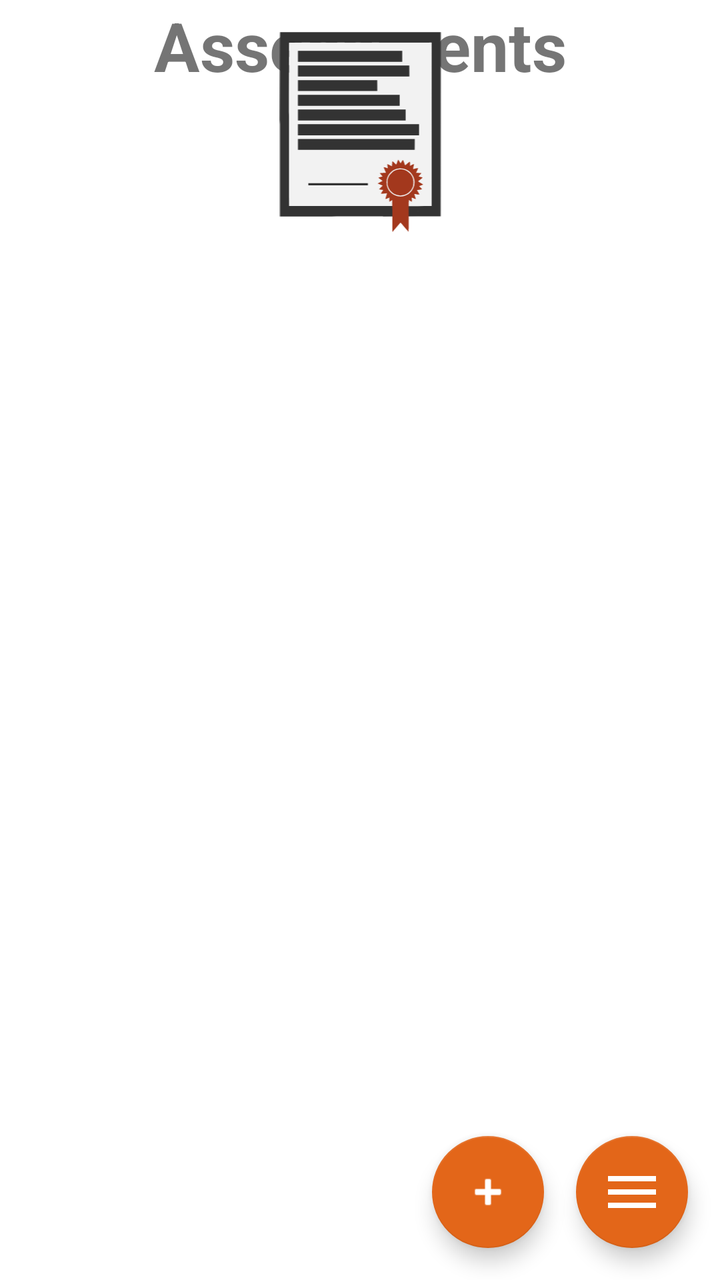
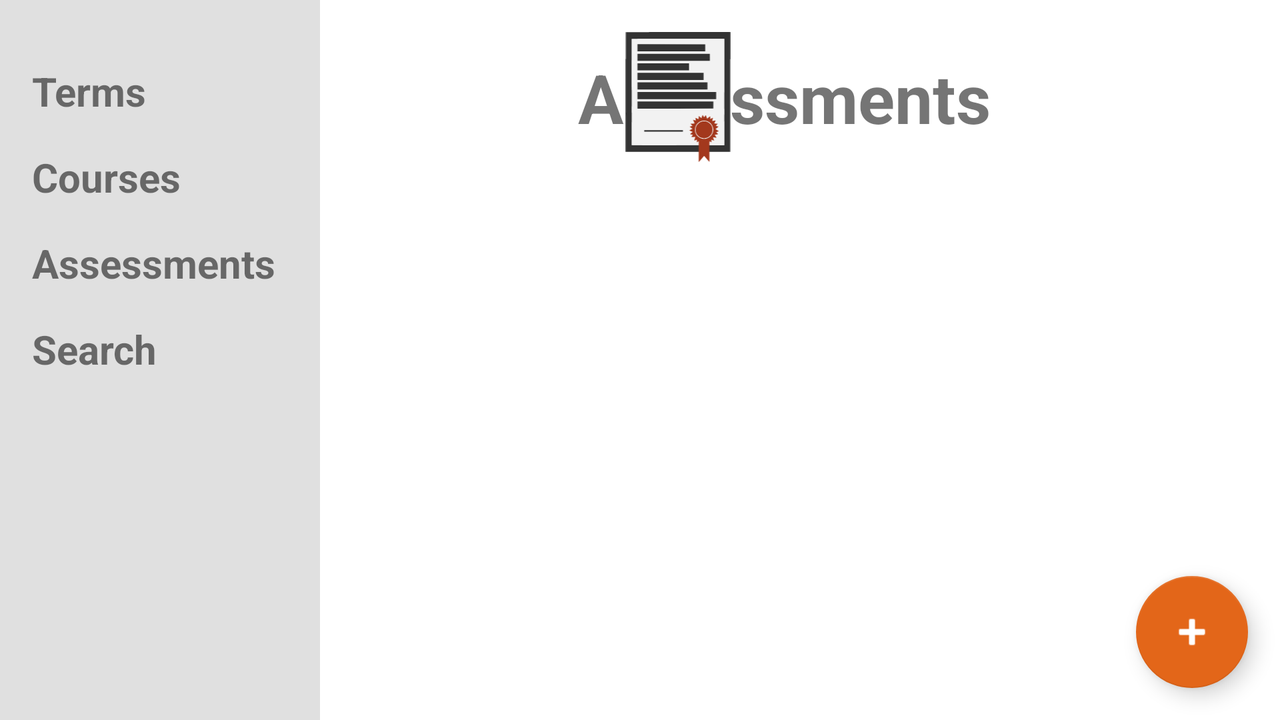

One screen, two layout resources from the same app: the default and the repository's alternative for another configuration. Each is rendered where Android would select it; the XML of both is given below.
<!-- AndroidManifest.xml: application theme Theme.AcademicOrganizer -->
<!-- res/layout/assessments.xml -->
<?xml version="1.0" encoding="utf-8"?>
<androidx.constraintlayout.widget.ConstraintLayout xmlns:android="http://schemas.android.com/apk/res/android"
    xmlns:app="http://schemas.android.com/apk/res-auto"
    xmlns:tools="http://schemas.android.com/tools"
    android:layout_width="match_parent"
    android:layout_height="match_parent">

    <TextView
        android:id="@+id/termTitle"
        android:layout_width="wrap_content"
        android:layout_height="wrap_content"
        android:text="Assessments"
        android:textSize="34sp"
        android:textStyle="bold"
        app:layout_constraintEnd_toEndOf="parent"
        app:layout_constraintStart_toStartOf="parent"
        tools:layout_editor_absoluteY="116dp" />

    <LinearLayout
        android:id="@+id/listView"
        android:layout_width="0dp"
        android:layout_height="0dp"
        android:layout_marginStart="16dp"
        android:layout_marginTop="16dp"
        android:layout_marginEnd="16dp"
        android:orientation="vertical"
        app:layout_constraintBottom_toBottomOf="parent"
        app:layout_constraintEnd_toEndOf="parent"
        app:layout_constraintStart_toStartOf="parent"
        app:layout_constraintTop_toBottomOf="@+id/termTitle"></LinearLayout>

    <com.google.android.material.floatingactionbutton.FloatingActionButton
        android:id="@+id/addBtn"
        android:layout_width="wrap_content"
        android:layout_height="wrap_content"
        android:layout_marginEnd="16dp"
        android:layout_marginBottom="16dp"
        android:clickable="true"
        app:layout_constraintBottom_toBottomOf="parent"
        app:layout_constraintEnd_toStartOf="@+id/menuBtn"
        app:srcCompat="@android:drawable/ic_input_add" />

    <com.google.android.material.floatingactionbutton.FloatingActionButton
        android:id="@+id/menuBtn"
        android:layout_width="wrap_content"
        android:layout_height="wrap_content"
        android:layout_marginEnd="16dp"
        android:layout_marginBottom="16dp"
        android:clickable="true"
        app:layout_constraintBottom_toBottomOf="parent"
        app:layout_constraintEnd_toEndOf="parent"
        app:srcCompat="@drawable/ic_menu_hamburger" />

    <ImageView
        android:id="@+id/imageView3"
        android:layout_width="wrap_content"
        android:layout_height="100dp"
        android:layout_marginStart="16dp"
        android:layout_marginTop="16dp"
        android:layout_marginEnd="16dp"
        app:layout_constraintEnd_toEndOf="parent"
        app:layout_constraintStart_toStartOf="parent"
        app:layout_constraintTop_toTopOf="parent"
        app:srcCompat="@drawable/ic_assessment" />

</androidx.constraintlayout.widget.ConstraintLayout>
<!-- resources referenced by this layout -->
<resources>
  <!-- drawable ic_assessment: vector/xml drawable (drawable, 15234 chars, omitted) -->
  <!-- drawable ic_menu_hamburger (drawable) -->
  <vector xmlns:android="http://schemas.android.com/apk/res/android"
      android:width="24dp"
      android:height="24dp"
      android:viewportWidth="24"
      android:viewportHeight="24">
    <path
        android:pathData="M0,20H24V17.333H0ZM0,13.333H24V10.667H0ZM0,4V6.667H24V4Z"
        android:strokeWidth="1.33333"
        android:fillColor="#333333"/>
  </vector>
  <style name="Theme.AcademicOrganizer" parent="Theme.MaterialComponents.DayNight.DarkActionBar">
          
          <item name="colorPrimary">#CC8521</item>
          <item name="colorPrimaryVariant">#CC8521</item>
          <item name="colorOnPrimary">@color/white</item>
          
          <item name="colorSecondary">#E36619</item>
          <item name="colorSecondaryVariant">#A3381D</item>
          <item name="colorOnSecondary">@color/white</item>
          
          <item name="android:statusBarColor" tools:targetApi="l">?attr/colorPrimaryVariant</item>
          
      </style>
  <color name="white">#FFFFFFFF</color>
</resources>
<!-- res/layout-land/assessments.xml (the repository's variant of the layout above) -->
<!-- drawn on the phone turned sideways -->
<?xml version="1.0" encoding="utf-8"?>
<androidx.constraintlayout.widget.ConstraintLayout xmlns:android="http://schemas.android.com/apk/res/android"
    xmlns:app="http://schemas.android.com/apk/res-auto"
    xmlns:tools="http://schemas.android.com/tools"
    android:layout_width="match_parent"
    android:layout_height="match_parent">

    <androidx.constraintlayout.widget.ConstraintLayout
        android:id="@+id/headerBar"
        android:layout_width="wrap_content"
        android:layout_height="wrap_content"
        android:layout_marginTop="16dp"
        android:layout_marginEnd="16dp"
        app:layout_constraintEnd_toEndOf="parent"
        app:layout_constraintStart_toEndOf="@+id/constraintLayout4"
        app:layout_constraintTop_toTopOf="parent">

        <TextView
            android:id="@+id/termTitle"
            android:layout_width="wrap_content"
            android:layout_height="wrap_content"
            android:text="Assessments"
            android:textSize="34sp"
            android:textStyle="bold"
            app:layout_constraintBottom_toBottomOf="parent"
            app:layout_constraintTop_toTopOf="parent"
            tools:layout_editor_absoluteX="100dp" />

        <ImageView
            android:id="@+id/imageView5"
            android:layout_width="100dp"
            android:layout_height="65dp"
            app:srcCompat="@drawable/ic_assessment" />

    </androidx.constraintlayout.widget.ConstraintLayout>

    <androidx.constraintlayout.widget.ConstraintLayout
        android:id="@+id/constraintLayout4"
        android:layout_width="160dp"
        android:layout_height="0dp"
        android:background="?attr/colorControlHighlight"
        app:layout_constraintBottom_toBottomOf="parent"
        app:layout_constraintStart_toStartOf="parent"
        app:layout_constraintTop_toTopOf="parent"
        app:layout_constraintVertical_bias="0.945">

        <TextView
            android:id="@+id/termsBtn"
            android:layout_width="wrap_content"
            android:layout_height="wrap_content"
            android:layout_marginStart="16dp"
            android:layout_marginTop="32dp"
            android:text="Terms"
            android:textSize="20sp"
            android:textStyle="bold"
            app:layout_constraintStart_toStartOf="parent"
            app:layout_constraintTop_toTopOf="parent" />

        <TextView
            android:id="@+id/coursesBtn"
            android:layout_width="wrap_content"
            android:layout_height="wrap_content"
            android:layout_marginStart="16dp"
            android:layout_marginTop="16dp"
            android:text="Courses"
            android:textSize="20sp"
            android:textStyle="bold"
            app:layout_constraintStart_toStartOf="parent"
            app:layout_constraintTop_toBottomOf="@+id/termsBtn" />

        <TextView
            android:id="@+id/assessmentsBtn"
            android:layout_width="wrap_content"
            android:layout_height="wrap_content"
            android:layout_marginStart="16dp"
            android:layout_marginTop="16dp"
            android:text="Assessments"
            android:textSize="20sp"
            android:textStyle="bold"
            app:layout_constraintStart_toStartOf="parent"
            app:layout_constraintTop_toBottomOf="@+id/coursesBtn" />

        <TextView
            android:id="@+id/searchBtn"
            android:layout_width="wrap_content"
            android:layout_height="wrap_content"
            android:layout_marginStart="16dp"
            android:layout_marginTop="16dp"
            android:text="Search"
            android:textSize="20sp"
            android:textStyle="bold"
            app:layout_constraintStart_toStartOf="parent"
            app:layout_constraintTop_toBottomOf="@+id/assessmentsBtn" />
    </androidx.constraintlayout.widget.ConstraintLayout>

    <ListView
        android:id="@+id/listView"
        android:layout_width="0dp"
        android:layout_height="0dp"
        android:layout_marginStart="16dp"
        android:layout_marginTop="16dp"
        android:layout_marginEnd="16dp"
        android:layout_marginBottom="16dp"
        app:layout_constraintBottom_toBottomOf="parent"
        app:layout_constraintEnd_toEndOf="parent"
        app:layout_constraintStart_toEndOf="@+id/constraintLayout4"
        app:layout_constraintTop_toBottomOf="@+id/headerBar" />

    <com.google.android.material.floatingactionbutton.FloatingActionButton
        android:id="@+id/addBtn"
        android:layout_width="wrap_content"
        android:layout_height="wrap_content"
        android:layout_marginEnd="16dp"
        android:layout_marginBottom="16dp"
        android:clickable="true"
        app:layout_constraintBottom_toBottomOf="parent"
        app:layout_constraintEnd_toEndOf="parent"
        app:srcCompat="@android:drawable/ic_input_add" />

</androidx.constraintlayout.widget.ConstraintLayout>
<!-- resources referenced by the variant -->
<!-- as the phone turned sideways resolves them -->
<resources>
  <!-- drawable ic_assessment: vector/xml drawable (drawable, 15234 chars, omitted) -->
  <style name="Theme.AcademicOrganizer" parent="Theme.MaterialComponents.DayNight.DarkActionBar">
          
          <item name="colorPrimary">#CC8521</item>
          <item name="colorPrimaryVariant">#CC8521</item>
          <item name="colorOnPrimary">@color/white</item>
          
          <item name="colorSecondary">#E36619</item>
          <item name="colorSecondaryVariant">#A3381D</item>
          <item name="colorOnSecondary">@color/white</item>
          
          <item name="android:statusBarColor" tools:targetApi="l">?attr/colorPrimaryVariant</item>
          
      </style>
  <color name="white">#FFFFFFFF</color>
</resources>
